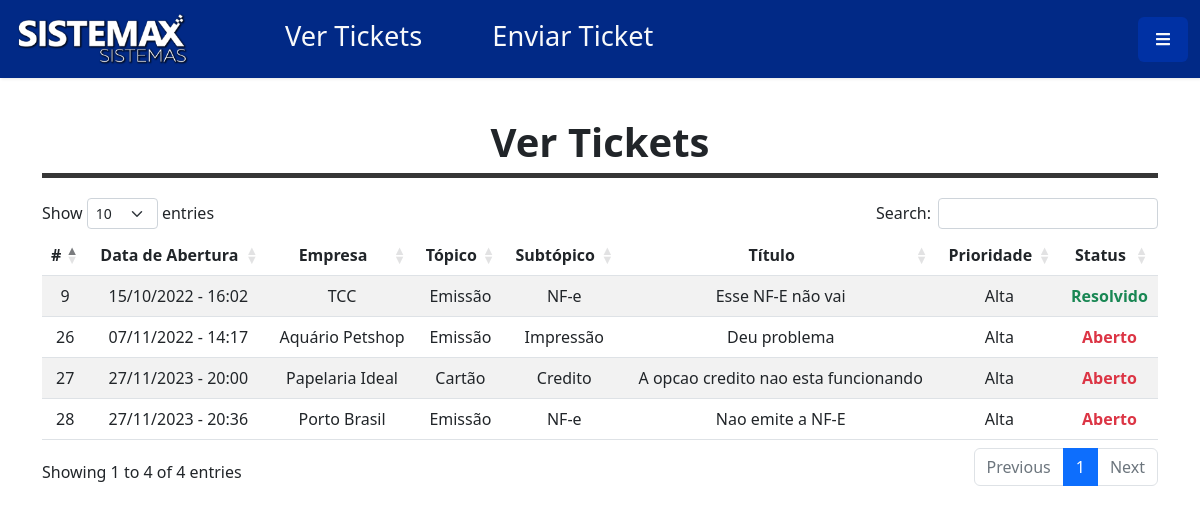
The app's page /meu_ticket.php (signed in) with its own data.
### tables this page shows
CREATE TABLE `ticket` (
  `id_ticket` int(5) NOT NULL,
  `id_topico_ticket` int(5) NOT NULL,
  `id_subtopico` int(5) NOT NULL,
  `titulo` varchar(50) NOT NULL,
  `detalhes` varchar(500) NOT NULL,
  `id_empresa_ticket` int(5) NOT NULL,
  `id_usuario` int(5) NOT NULL,
  `data_abertura` datetime NOT NULL,
  `data_encerramento` datetime DEFAULT NULL,
  `id_prioridade_ticket` int(5) NOT NULL,
  `id_status` int(5) NOT NULL
);

CREATE TABLE `empresa` (
  `id_empresa` int(5) NOT NULL,
  `razao_social` varchar(50) NOT NULL,
  `empresa` varchar(50) NOT NULL,
  `cnpj` varchar(14) NOT NULL,
  `ativo` tinyint(1) NOT NULL,
  `data` datetime NOT NULL
);

CREATE TABLE `topico` (
  `id` int(5) NOT NULL,
  `topico` varchar(50) NOT NULL,
  `ativo` tinyint(1) NOT NULL
);

CREATE TABLE `subtopico` (
  `id` int(5) NOT NULL,
  `subtopico` varchar(50) NOT NULL,
  `ativo` tinyint(1) NOT NULL,
  `id_topico` int(5) NOT NULL,
  `id_prioridade` int(5) NOT NULL
);

CREATE TABLE `prioridade` (
  `id` int(5) NOT NULL,
  `prioridade` varchar(15) NOT NULL,
  `ativo` tinyint(1) NOT NULL
);

CREATE TABLE `status` (
  `id` int(5) NOT NULL,
  `status` varchar(50) NOT NULL,
  `ativo` tinyint(1) NOT NULL
);

### meu_ticket.php (the view, shortened to what this page needs)
<?php
include 'bd/conexao.php';
?>
<!DOCTYPE html>
<html lang="pt-br">
<head>
    <link href="https://cdn.jsdelivr.net/npm/bootstrap@5.2.0/dist/css/bootstrap.min.css" rel="stylesheet">
    <link rel="stylesheet" href="css/estilo.css">
    <link rel="stylesheet" href="css/meu-ticket.css">
    <link rel="stylesheet" href="https://cdnjs.cloudflare.com/ajax/libs/malihu-custom-scrollbar-plugin/3.1.5/jquery.mCustomScrollbar.min.css">
    <link rel="stylesheet" href="https://cdnjs.cloudflare.com/ajax/libs/twitter-bootstrap/5.2.0/css/bootstrap.min.css">
    <link rel="stylesheet" href="https://cdn.datatables.net/1.12.1/css/dataTables.bootstrap5.min.css">
</head>
<body style="font-family:'Segoe UI', Tahoma, Geneva, Verdana, sans-serif">
    <?php
    include 'componentes/navbar.php';
    ?>
    <div class="container" style="overflow-x:auto;">
        <center>
            <h1 class=""><b><?php if ($_SESSION['nivel'] == 1) {
                                echo "Ver Tickets";
                            } else {
                                echo "Meus Tickets";
                            } ?></b></h1>
            <hr class="hrrrr">
        </center>
        <?php
        $id = $_SESSION['user'];
        $sql = "SELECT *  FROM topico topi
            JOIN ticket tic
            ON topi.id = tic.id_topico_ticket
            JOIN subtopico sub
            ON sub.id = tic.id_subtopico
            JOIN empresa emp
            ON emp.id_empresa = tic.id_empresa_ticket
            JOIN usuario us
            ON us.id_user = tic.id_usuario
            JOIN prioridade pri
            ON pri.id = tic.id_prioridade_ticket
            JOIN status sta
            ON sta.id = tic.id_status
            WHERE us.id_user = " . " '$id' " . "ORDER BY tic.id_ticket DESC";
        $cliente = $mysqli->query($sql);
        $sql = "SELECT *  FROM topico topi
            JOIN ticket tic
            ON topi.id = tic.id_topico_ticket
            JOIN subtopico sub
            ON sub.id = tic.id_subtopico
            JOIN empresa emp
            ON emp.id_empresa = tic.id_empresa_ticket
            JOIN usuario us
            ON us.id_user = tic.id_usuario
            JOIN prioridade pri
            ON pri.id = tic.id_prioridade_ticket
            JOIN status sta
            ON sta.id = tic.id_status
            ORDER BY tic.id_ticket DESC";
        $adm = $mysqli->query($sql);
        ?>
        <?php if ($_SESSION['nivel'] == 2) { ?>
            <div class="">
                <table class="table table-striped" id="table_tickets">
                    <thead>
                        <tr>
                            <th class="text-center" scope="col-1">#</th>
                            <th class="text-center" scope="col-2">Data de Abertura</th>
                            <th class="text-center" scope="col-2">Tópico</th>
                            <th class="text-center" scope="col-2">Subtópico</th>
                            <th class="text-center" scope="col-2">Título</th>
                            <th class="text-center" scope="col-1">Prioridade</th>
                            <th class="text-center" scope="col-1">Status</th>
                        </tr>
                    </thead>
                    <tbody>
                        <?php
                        while ($user_data = mysqli_fetch_assoc($cliente)) {
                            $date = $user_data['data_abertura'];
                            $data = date_create($date);
                            $data_formatada = date_format($data, 'd/m/Y - H:i');
                            $status = $user_data['status'];
                        ?>
                            <tr class='clickable text-center' onclick="location.href='ticket.php?id= <?php echo $user_data['id_ticket']; ?>'">
                                <td> <?php echo $user_data['id_ticket']; ?></td>
                                <td> <?php echo $date; ?> </td>
                                <td> <?php echo $user_data['topico']; ?> </td>
                                <td> <?php echo $user_data['subtopico']; ?> </td>
                                <td> <?php echo $user_data['titulo']; ?> </td>
                                <td> <?php echo $user_data['prioridade']; ?> </td>
                                <td class="<?php if($status == 'Resolvido'){echo 'text-success ';}elseif($status == 'Em aguardo'){echo 'text-warning ';}else{echo 'text-danger ';} ?>"><b><?php echo $status; ?></b></td>
                                </a>
                            </tr>
                        <?php } ?>
                    </tbody>
                </table>
            </div>
        <?php } else { ?>
            <div class="col-12 mb-5">
                <table class="table table-striped" id="table_tickets">
                    <thead>
                        <tr>
                            <th class="text-center" scope="col-1">#</th>
                            <th class="text-center" scope="col-3">Data de Abertura</th>
                            <th class="text-center" scope="col-1">Empresa</th>
                            <th class="text-center" scope="col-2">Tópico</th>
                            <th class="text-center" scope="col-1">Subtópico</th>
                            <th class="text-center" scope="col-1">Título</th>
                            <th class="text-center" scope="col-1">Prioridade</th>
                            <th class="text-center" scope="col-1">Status</th>
                        </tr>
                    </thead>
                    <tbody>
                        <?php
                        while ($user_data = mysqli_fetch_assoc($adm)) {
                            $date = $user_data['data_abertura'];
                            $data = date_create($date);
                            $data_formatada = date_format($data, 'd/m/Y - H:i');
                            $status = $user_data['status'];
                        ?>
                            <tr class='clickable text-center' onclick="location.href='ticket_adm.php?id=<?php echo $user_data['id_ticket']; ?>'">
                                <td><?php echo $user_data['id_ticket']; ?></td>
                                <td><span hidden><?php $date; ?></span><?php echo $data_formatada; ?></td>
                                <td><?php echo $user_data['empresa']; ?></td>
                                <td><?php echo $user_data['topico']; ?></td>
                                <td><?php echo $user_data['subtopico']; ?></td>
                                <td><?php echo $user_data['titulo']; ?></td>
                                <td><?php echo $user_data['prioridade']; ?></td>
                                <td class="<?php if($status == 'Resolvido'){echo 'text-success ';}elseif($status == 'Em aguardo'){echo 'text-warning ';}else{echo 'text-danger ';} ?>"><b><?php echo $status; ?></b></td>
                            </tr>
                        <?php } ?>
                    </tbody>
                </table>
            </div>
        <?php } ?>
    </div>
</body>
</html>

### css/estilo.css (style rules this page uses)
body { font-family: 'Roboto', sans-serif; background: #fafafa; }

### css/meu-ticket.css (style rules this page uses)
body .hrrrr { border-width: 5px; color: #363636; margin-bottom: 20px; opacity: 100%; margin-top: -1px; }

### css/navbar.css (style rules this page uses)
* { margin: 0; padding: 0; box-sizing: border-box; }

### records on screen
ticket: id_ticket "28", data_abertura "27/11/2023 - 20:36", id_empresa_ticket.empresa "Porto Brasil", id_topico_ticket.topico "Emissão", id_subtopico.subtopico "NF-e", titulo "Nao emite a NF-E", id_prioridade_ticket.prioridade "Alta", id_status.status "Aberto"
ticket: id_ticket "27", data_abertura "27/11/2023 - 20:00", id_empresa_ticket.empresa "Papelaria Ideal", id_topico_ticket.topico "Cartão", id_subtopico.subtopico "Credito", titulo "A opcao credito nao esta funcionando", id_prioridade_ticket.prioridade "Alta", id_status.status "Aberto"
ticket: id_ticket "26", data_abertura "07/11/2022 - 14:17", id_empresa_ticket.empresa "Aquário Petshop", id_topico_ticket.topico "Emissão", id_subtopico.subtopico "Impressão", titulo "Deu problema", id_prioridade_ticket.prioridade "Alta", id_status.status "Aberto"
ticket: id_ticket "9", data_abertura "15/10/2022 - 16:02", id_empresa_ticket.empresa "TCC", id_topico_ticket.topico "Emissão", id_subtopico.subtopico "NF-e", titulo "Esse NF-E não vai", id_prioridade_ticket.prioridade "Alta", id_status.status "Resolvido"
